Frame 1 (no input): blank canvas, image omitted
Frame 60 (no input): blank canvas, image omitted
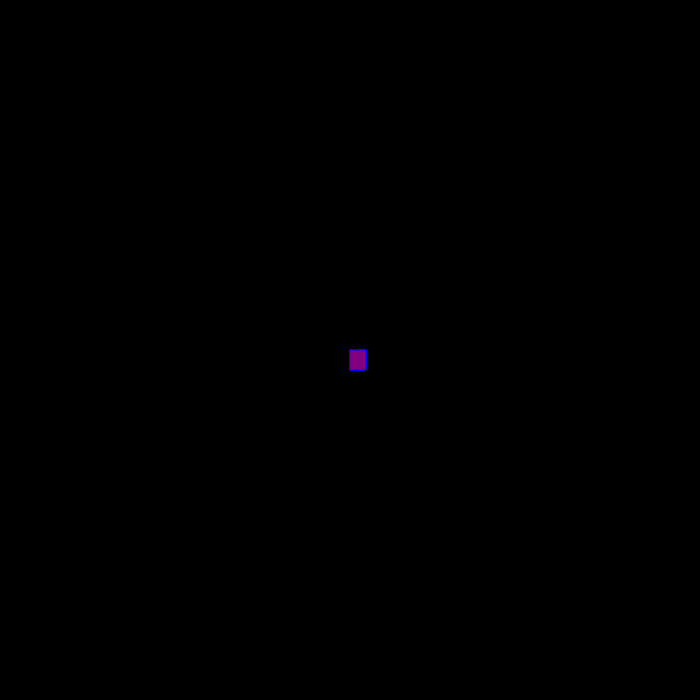
Frame 120 (the mouse pressed at the canvas centre since frame 60)

The p5.js sketch whose frames 1 and 60 were blank and that drew this single picture after the mouse press (run headless with seeded random() and noise() and a simulated clock; from frame 60 on, the mouse is pressed at the canvas centre):

// p5.js sketch
// ── sketch.js
function setup() {
    createCanvas(700, 700);
    background("black");
  }
  
  function draw() {
    stroke("blue");
    fill("purple");
  
    // console.log(mouseIsPressed);
  
    if (mouseIsPressed) {
      rect(mouseX, mouseY, 16, 20);
    }
  }
  
